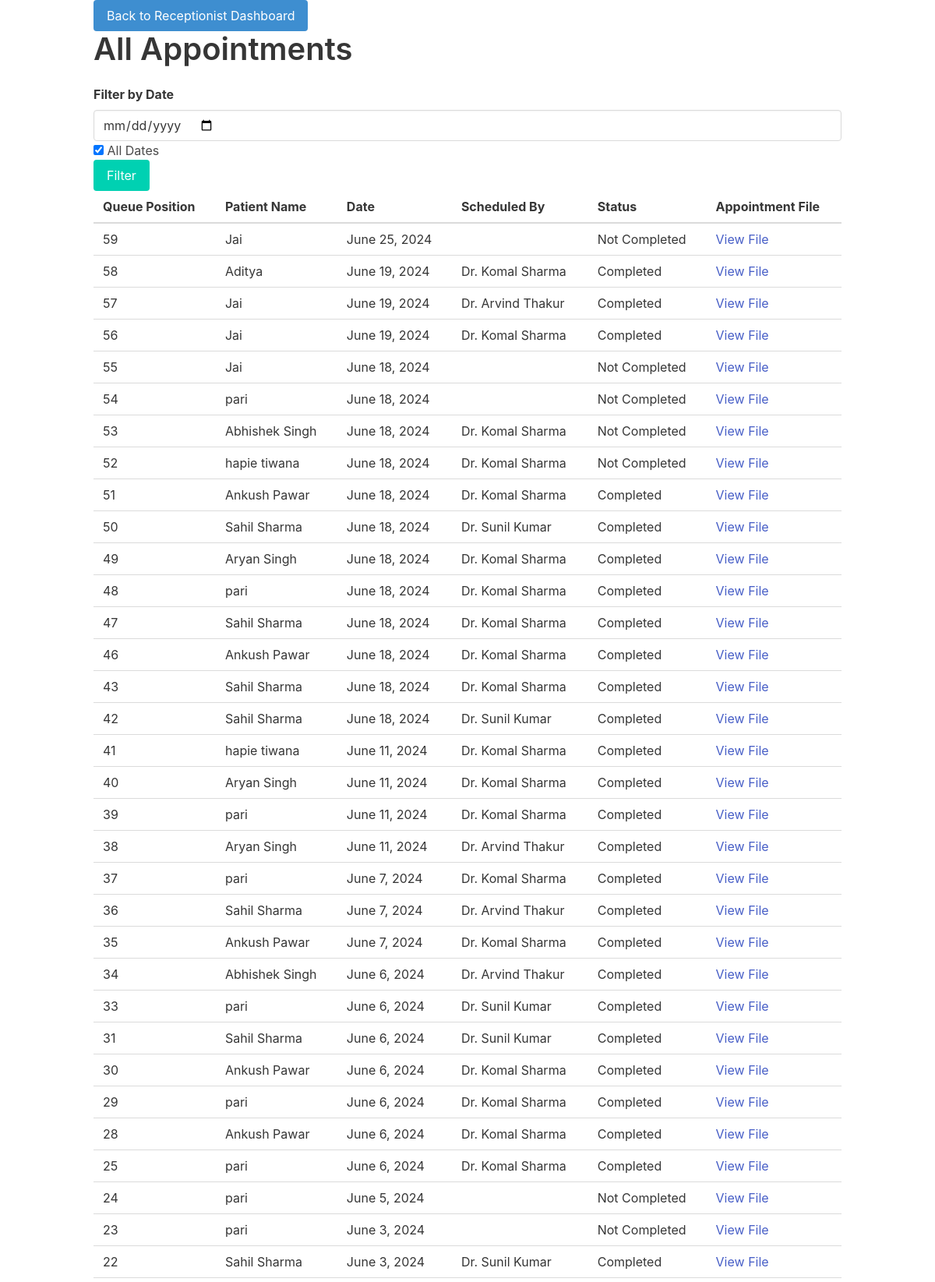
Screenshot of /all_appointments/ (upper part) with the database file from the repository.
### patient/models.py (models this page shows, shortened)
class Appointment(models.Model):
    patient = models.ForeignKey(patient, on_delete=models.CASCADE)
    queue_position = models.IntegerField(default=0)
    date = models.DateField()
    is_completed = models.BooleanField(default=False)
    appointment_file = models.FileField(upload_to='appointments/', blank=True, null=True)
    urgency = models.IntegerField()
    scheduled_by = models.ForeignKey(Doctor, on_delete=models.CASCADE, null=True, blank=True)
    arrival_time = models.DateTimeField(blank=True, null=True)
    service_start_time = models.DateTimeField(blank=True, null=True)
    service_end_time = models.DateTimeField(blank=True, null=True)
    location_wait_time = models.IntegerField()
    estimated_start_service_time = models.DateTimeField(null=True, blank=True)

class patient(models.Model):
    options = [
        ('male', 'male'),
        ('female', 'female'),
        ('others', 'others'),
    ]
    name=models.CharField(max_length=50)
    email=models.EmailField()
    address=models.TextField()
    height=models.IntegerField()
    weight=models.IntegerField()
    dob=models.DateField()
    gender = models.CharField(max_length=20, choices=options, default='male')
    password = models.CharField(max_length=20, default='1234')

class Doctor(models.Model):
    name = models.CharField(max_length=100)
    speciality =models.CharField(max_length=50, default='Internal medicine')
    current_load = models.IntegerField(default=0)

### first/views.py (the view)
# urls.py: path('all_appointments/', views.all_appointments, name='all_appointments'),
def all_appointments(request):
    all_appointments = Appointment.objects.all().order_by('-queue_position')
    selected_date = request.GET.get('date')
    if selected_date:
        selected_date = parse_date(selected_date)
        all_appointments = all_appointments.filter(date=selected_date)
    return render(request, 'all_appointments.html', {'all_appointments': all_appointments, 'selected_date': selected_date})

### templates/all_appointments.html (shortened to what this page needs)
<!DOCTYPE html>
<html>
<head>
    <link rel="stylesheet" href="https://cdnjs.cloudflare.com/ajax/libs/bulma/0.9.3/css/bulma.min.css">
</head>
<body>
    <div class="container">
        <a href="{% url 'receptionist_dashboard' %}" class="button is-info">Back to Receptionist Dashboard</a>
        <h2 class="title is-2">All Appointments</h2>
        <form method="GET" action="{% url 'all_appointments' %}">
            <div class="field">
                <label class="label">Filter by Date</label>
                <div class="control">
                    <input type="date" name="date" class="input" value="{{ selected_date|date:'Y-m-d' }}"
                           {% if selected_date and selected_date.lower == 'all' %} disabled {% endif %}>
                </div>
                <div class="control">
                    <label class="checkbox">
                        <input type="checkbox" id="all-dates" name="date" value="all"
                               {% if not selected_date or selected_date.lower == 'all' %} checked {% endif %}> All Dates
                    </label>
                </div>
                <div class="control">
                    <button type="submit" class="button is-primary">Filter</button>
                </div>
            </div>
        </form>
        <table class="table is-fullwidth">
            <thead>
                <tr>
                    <th>Queue Position</th>
                    <th>Patient Name</th>
                    <th>Date</th>
                    <th>Scheduled By</th>
                    <th>Status</th>
                    <th>Appointment File</th>
                </tr>
            </thead>
            <tbody>
                {% for appointment in all_appointments %}
                    <tr>
                        <td>{{ appointment.queue_position }}</td>
                        <td>{{ appointment.patient.name }}</td>
                        <td>{{ appointment.date }}</td>
                        <td>{{ appointment.scheduled_by.name }}</td>
                        <td>{{ appointment.is_completed|yesno:"Completed,Not Completed" }}</td>
                        <td>
                            {% if appointment.appointment_file %}
                                <a href="{% url 'show_appointment_file' appointment.id %}" target="_blank">View File</a>
                            {% else %}
                                No File
                            {% endif %}
                        </td>
                    </tr>
                {% empty %}
                    <tr>
                        <td colspan="6">No appointments found</td>
                    </tr>
                {% endfor %}
            </tbody>
        </table>
    </div>
</body>
</html>

### rows the page displays
Appointment: queue_position "59", patient.name "Jai", date "June 25, 2024", is_completed "Not Completed", shows "View File"
Appointment: queue_position "58", patient.name "Aditya", date "June 19, 2024", scheduled_by.name "Dr. Komal Sharma", is_completed "Completed", shows "View File"
Appointment: queue_position "57", patient.name "Jai", date "June 19, 2024", scheduled_by.name "Dr. Arvind Thakur", is_completed "Completed", shows "View File"
Appointment: queue_position "56", patient.name "Jai", date "June 19, 2024", scheduled_by.name "Dr. Komal Sharma", is_completed "Completed", shows "View File"
Appointment: queue_position "55", patient.name "Jai", date "June 18, 2024", is_completed "Not Completed", shows "View File"
Appointment: queue_position "54", patient.name "pari", date "June 18, 2024", is_completed "Not Completed", shows "View File"
Appointment: queue_position "53", patient.name "Abhishek Singh", date "June 18, 2024", scheduled_by.name "Dr. Komal Sharma", is_completed "Not Completed", shows "View File"
Appointment: queue_position "52", patient.name "hapie tiwana", date "June 18, 2024", scheduled_by.name "Dr. Komal Sharma", is_completed "Not Completed", shows "View File"
Appointment: queue_position "51", patient.name "Ankush Pawar", date "June 18, 2024", scheduled_by.name "Dr. Komal Sharma", is_completed "Completed", shows "View File"
Appointment: queue_position "50", patient.name "Sahil Sharma", date "June 18, 2024", scheduled_by.name "Dr. Sunil Kumar", is_completed "Completed", shows "View File"
Appointment: queue_position "49", patient.name "Aryan Singh", date "June 18, 2024", scheduled_by.name "Dr. Komal Sharma", is_completed "Completed", shows "View File"
Appointment: queue_position "48", patient.name "pari", date "June 18, 2024", scheduled_by.name "Dr. Komal Sharma", is_completed "Completed", shows "View File"
Appointment: queue_position "47", patient.name "Sahil Sharma", date "June 18, 2024", scheduled_by.name "Dr. Komal Sharma", is_completed "Completed", shows "View File"
Appointment: queue_position "46", patient.name "Ankush Pawar", date "June 18, 2024", scheduled_by.name "Dr. Komal Sharma", is_completed "Completed", shows "View File"
Appointment: queue_position "43", patient.name "Sahil Sharma", date "June 18, 2024", scheduled_by.name "Dr. Komal Sharma", is_completed "Completed", shows "View File"
Appointment: queue_position "42", patient.name "Sahil Sharma", date "June 18, 2024", scheduled_by.name "Dr. Sunil Kumar", is_completed "Completed", shows "View File"
Appointment: queue_position "41", patient.name "hapie tiwana", date "June 11, 2024", scheduled_by.name "Dr. Komal Sharma", is_completed "Completed", shows "View File"
Appointment: queue_position "40", patient.name "Aryan Singh", date "June 11, 2024", scheduled_by.name "Dr. Komal Sharma", is_completed "Completed", shows "View File"
Appointment: queue_position "39", patient.name "pari", date "June 11, 2024", scheduled_by.name "Dr. Komal Sharma", is_completed "Completed", shows "View File"
Appointment: queue_position "38", patient.name "Aryan Singh", date "June 11, 2024", scheduled_by.name "Dr. Arvind Thakur", is_completed "Completed", shows "View File"
Appointment: queue_position "37", patient.name "pari", date "June 7, 2024", scheduled_by.name "Dr. Komal Sharma", is_completed "Completed", shows "View File"
Appointment: queue_position "36", patient.name "Sahil Sharma", date "June 7, 2024", scheduled_by.name "Dr. Arvind Thakur", is_completed "Completed", shows "View File"
Appointment: queue_position "35", patient.name "Ankush Pawar", date "June 7, 2024", scheduled_by.name "Dr. Komal Sharma", is_completed "Completed", shows "View File"
Appointment: queue_position "34", patient.name "Abhishek Singh", date "June 6, 2024", scheduled_by.name "Dr. Arvind Thakur", is_completed "Completed", shows "View File"
Appointment: queue_position "33", patient.name "pari", date "June 6, 2024", scheduled_by.name "Dr. Sunil Kumar", is_completed "Completed", shows "View File"
Appointment: queue_position "31", patient.name "Sahil Sharma", date "June 6, 2024", scheduled_by.name "Dr. Sunil Kumar", is_completed "Completed", shows "View File"
Appointment: queue_position "30", patient.name "Ankush Pawar", date "June 6, 2024", scheduled_by.name "Dr. Komal Sharma", is_completed "Completed", shows "View File"
Appointment: queue_position "29", patient.name "pari", date "June 6, 2024", scheduled_by.name "Dr. Komal Sharma", is_completed "Completed", shows "View File"
Appointment: queue_position "28", patient.name "Ankush Pawar", date "June 6, 2024", scheduled_by.name "Dr. Komal Sharma", is_completed "Completed", shows "View File"
Appointment: queue_position "25", patient.name "pari", date "June 6, 2024", scheduled_by.name "Dr. Komal Sharma", is_completed "Completed", shows "View File"
Appointment: queue_position "24", patient.name "pari", date "June 5, 2024", is_completed "Not Completed", shows "View File"
Appointment: queue_position "23", patient.name "pari", date "June 3, 2024", is_completed "Not Completed", shows "View File"
Appointment: queue_position "22", patient.name "Sahil Sharma", date "June 3, 2024", scheduled_by.name "Dr. Sunil Kumar", is_completed "Completed", shows "View File"
